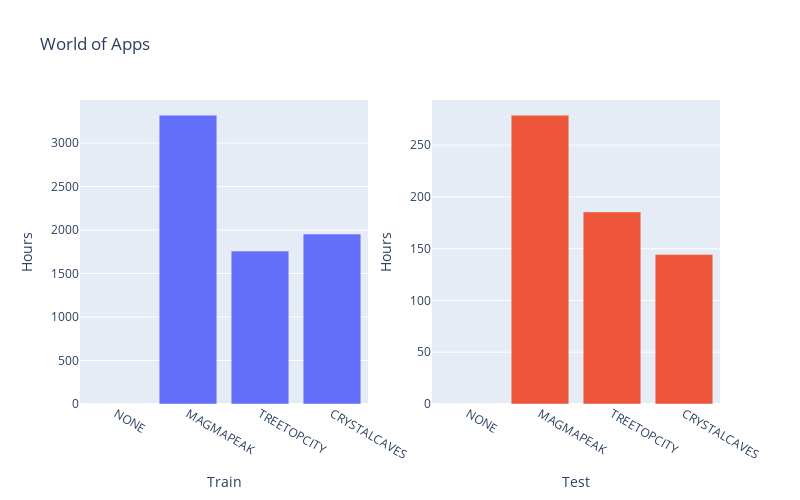

Notebook code cell kept with this figure:
### Code cell
fig = make_subplots(rows=1, cols=2, specs=[[{'type':'xy'}, {'type':'xy'}]])
fig.add_trace(
    go.Bar(y=train_worlds.values, x=train_worlds.index),
    row=1, col=1
)

fig.add_trace(
    go.Bar(y=test_worlds.values, x=test_worlds.index),
    row=1, col=2
)

fig.update_layout(
    title_text="World of Apps",
    height=500, width=800, showlegend=False)

fig['layout']['xaxis1'].update(title='Train')
fig['layout']['yaxis1'].update(title='Hours')

fig['layout']['xaxis2'].update(title='Test')
fig['layout']['yaxis2'].update(title='Hours')
fig.show()

### Figure 1 — Plotly figure (JSON) as saved in the notebook; plotly's stock layout.template omitted (floating-point values rounded to 4 significant figures)
{"data": [{"type": "bar", "x": ["NONE", "MAGMAPEAK", "TREETOPCITY", "CRYSTALCAVES"], "xaxis": "x", "y": [0, 3320.0, 1758.0, 1954.0], "yaxis": "y"}, {"type": "bar", "x": ["NONE", "MAGMAPEAK", "TREETOPCITY", "CRYSTALCAVES"], "xaxis": "x2", "y": [0, 278.9, 185.5, 144.4], "yaxis": "y2"}], "layout": {"height": 500, "showlegend": false, "title": {"text": "World of Apps"}, "width": 800, "xaxis": {"anchor": "y", "domain": [0, 0.45], "title": {"text": "Train"}}, "xaxis2": {"anchor": "y2", "domain": [0.55, 1], "title": {"text": "Test"}}, "yaxis": {"anchor": "x", "domain": [0, 1], "title": {"text": "Hours"}}, "yaxis2": {"anchor": "x2", "domain": [0, 1], "title": {"text": "Hours"}}}}
